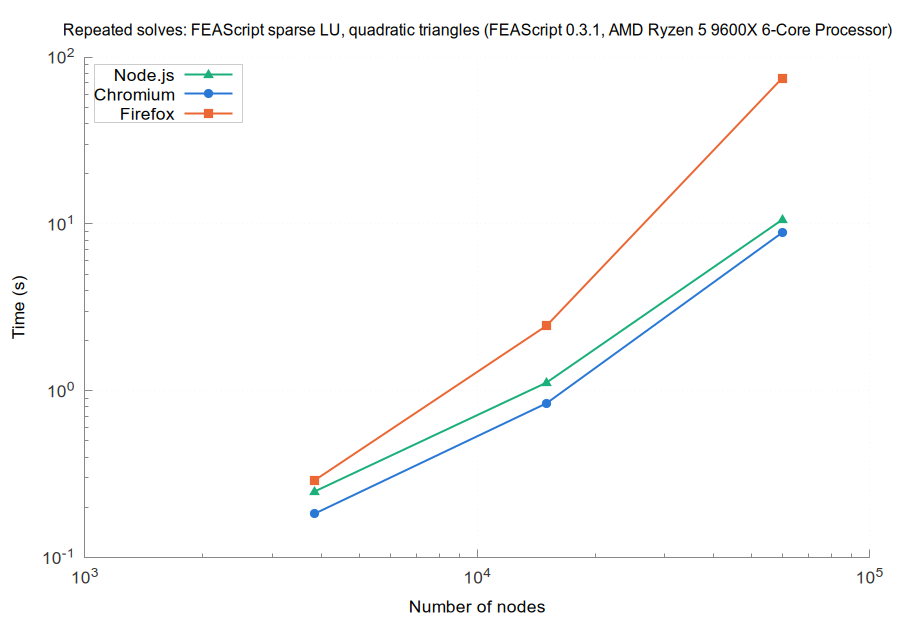

This chart was generated by the following gnuplot code:
set terminal pngcairo size 900,620 font 'Arial,13'
set border 3 lc rgb '#888888'; set tics nomirror tc rgb '#333333'
set grid lc rgb '#e6e6e6' lw 1; set key top left box lc rgb '#cccccc' opaque
set logscale xy; set format y '10^{%L}'; set format x '10^{%L}'
set output 'browsers_FEAScript_sparse_LU_quadratic_triangles_repeated.png'
set title 'Repeated solves: FEAScript sparse LU, quadratic triangles (FEAScript 0.3.1, AMD Ryzen 5 9600X 6-Core Processor)' font 'Arial,12'
set xlabel 'Number of nodes'
set ylabel 'Time (s)'
plot 'browsers_FEAScript_sparse_LU_quadratic_triangles_repeated_node.dat' u 1:2 w lp lw 2 pt 9 ps 1.2 lc rgb '#1baf7a' t 'Node.js', \
     'browsers_FEAScript_sparse_LU_quadratic_triangles_repeated_chromium.dat' u 1:2 w lp lw 2 pt 7 ps 1.2 lc rgb '#2a78d6' t 'Chromium', \
     'browsers_FEAScript_sparse_LU_quadratic_triangles_repeated_firefox.dat' u 1:2 w lp lw 2 pt 5 ps 1.2 lc rgb '#eb6834' t 'Firefox'
